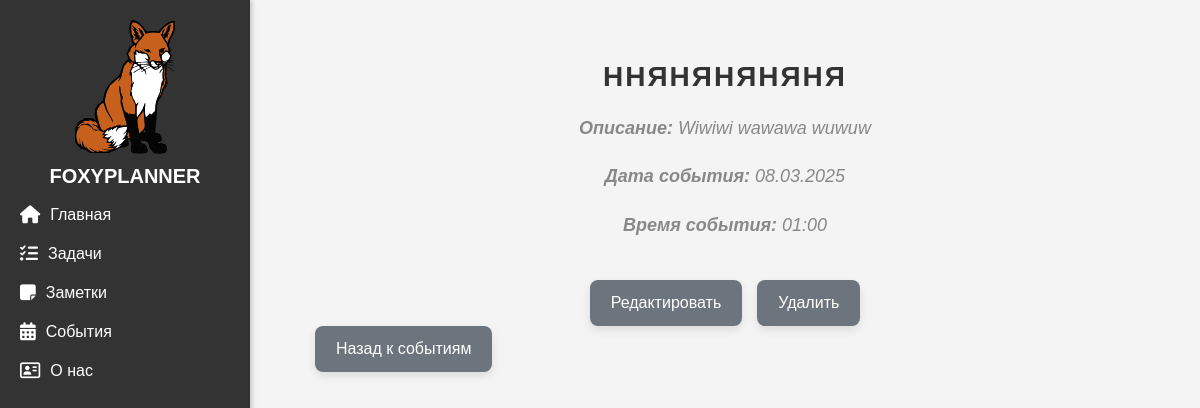
The app's page /events/6, older data.
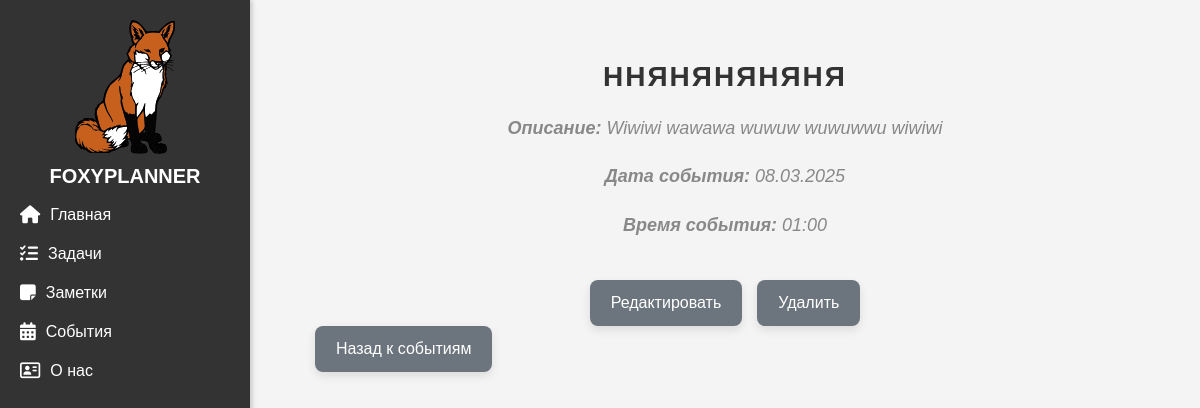
The same page, newer data.
### events/models.py (models this page shows, shortened)
class Articles(models.Model):
    title = models.CharField(max_length=200, verbose_name="Название события")
    description = models.TextField(verbose_name="Полное описание")
    published_date = models.DateTimeField(verbose_name="Дата публикации")
    class Meta:
        verbose_name = "Событие"
        verbose_name_plural = "События"

### events/views.py (the view)
# urls.py: path('<int:pk>', views.EventDetailView.as_view(), name = 'event_detail'),
class EventDetailView(DetailView):
    model = Articles
    template_name = 'events/detail_view.html'
    context_object_name = 'event'

### events/templates/events/detail_view.html (shortened to what this page needs)
{% extends 'main/layout.html' %}
{% block content %}
<h1>{{ event.title }}</h1>
<div class="event-detail">
    <p><strong>Описание:</strong> {{ event.description }}</p>
    <p><strong>Дата события:</strong> {{ event.published_date|date:"d.m.Y" }}</p>
    <p><strong>Время события:</strong> {{ event.published_date|date:"H:i" }}</p>
</div>
<div class="event-buttons">
    <a href="{% url 'event_update' event.id %}" class="btn btn-edit">Редактировать</a>
    <a href="{% url 'event_delete' event.id %}" class="btn btn-delete">Удалить</a>
</div>
<div class="back-container">
    <a href="{% url 'events_home' %}" class="btn btn-back">Назад к событиям</a>
</div>
{% endblock %}

Row changes from the older to the newer data that the page shows:
changed Articles "ННЯНЯНЯНЯНЯ": description "Wiwiwi wawawa wuwuw" → "Wiwiwi wawawa wuwuw wuwuwwu wiwiwi"
